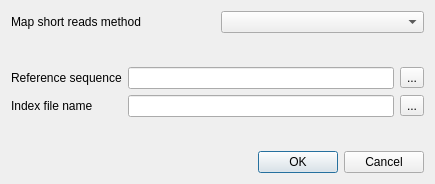
<?xml version="1.0" encoding="UTF-8"?>
<ui version="4.0">
 <class>BuildIndexFromRefDialog</class>
 <widget class="QDialog" name="BuildIndexFromRefDialog">
  <property name="geometry">
   <rect>
    <x>0</x>
    <y>0</y>
    <width>435</width>
    <height>184</height>
   </rect>
  </property>
  <property name="sizePolicy">
   <sizepolicy hsizetype="Minimum" vsizetype="Preferred">
    <horstretch>0</horstretch>
    <verstretch>0</verstretch>
   </sizepolicy>
  </property>
  <property name="windowTitle">
   <string>Build Index</string>
  </property>
  <layout class="QGridLayout" name="gridLayout_2">
   <property name="sizeConstraint">
    <enum>QLayout::SetMinAndMaxSize</enum>
   </property>
   <item row="0" column="0">
    <layout class="QVBoxLayout" name="verticalLayout">
     <property name="sizeConstraint">
      <enum>QLayout::SetMinAndMaxSize</enum>
     </property>
     <item>
      <layout class="QHBoxLayout" name="horizontalLayout_2">
       <property name="sizeConstraint">
        <enum>QLayout::SetMinAndMaxSize</enum>
       </property>
       <item>
        <widget class="QLabel" name="label_3">
         <property name="toolTip">
          <string>Select a method that would be used to align short reads.</string>
         </property>
         <property name="text">
          <string>Map short reads method</string>
         </property>
        </widget>
       </item>
       <item>
        <widget class="QComboBox" name="methodNamesBox">
         <property name="toolTip">
          <string>Select a method that would be used to align short reads.</string>
         </property>
        </widget>
       </item>
      </layout>
     </item>
     <item>
      <spacer name="topSpacer">
       <property name="orientation">
        <enum>Qt::Vertical</enum>
       </property>
       <property name="sizeHint" stdset="0">
        <size>
         <width>20</width>
         <height>1</height>
        </size>
       </property>
      </spacer>
     </item>
     <item>
      <layout class="QGridLayout" name="gridLayout">
       <property name="sizeConstraint">
        <enum>QLayout::SetMinAndMaxSize</enum>
       </property>
       <item row="0" column="0">
        <widget class="QLabel" name="label_2">
         <property name="toolTip">
          <string>Select a DNA sequence that would be used to align short reads to. This parameter is &lt;b&gt;required&lt;/b&gt;.</string>
         </property>
         <property name="text">
          <string>Reference sequence</string>
         </property>
        </widget>
       </item>
       <item row="0" column="1">
        <widget class="QLineEdit" name="refSeqEdit">
         <property name="toolTip">
          <string>Select a DNA sequence that would be used to align short reads to. This parameter is &lt;b&gt;required&lt;/b&gt;.</string>
         </property>
         <property name="readOnly">
          <bool>false</bool>
         </property>
        </widget>
       </item>
       <item row="0" column="2">
        <widget class="QToolButton" name="addRefButton">
         <property name="text">
          <string>...</string>
         </property>
        </widget>
       </item>
       <item row="1" column="0">
        <widget class="QLabel" name="label_4">
         <property name="toolTip">
          <string>Specify the index to build for the reference sequence. This parameter is &lt;b&gt;required&lt;/b&gt;.</string>
         </property>
         <property name="text">
          <string>Index file name</string>
         </property>
        </widget>
       </item>
       <item row="1" column="1">
        <widget class="QLineEdit" name="indexFileNameEdit">
         <property name="toolTip">
          <string>Specify the index to build for the reference sequence. This parameter is &lt;b&gt;required&lt;/b&gt;.</string>
         </property>
         <property name="readOnly">
          <bool>true</bool>
         </property>
        </widget>
       </item>
       <item row="1" column="2">
        <widget class="QToolButton" name="setIndexFileNameButton">
         <property name="text">
          <string>...</string>
         </property>
        </widget>
       </item>
      </layout>
     </item>
     <item>
      <spacer name="bottomSpacer">
       <property name="orientation">
        <enum>Qt::Vertical</enum>
       </property>
       <property name="sizeHint" stdset="0">
        <size>
         <width>409</width>
         <height>0</height>
        </size>
       </property>
      </spacer>
     </item>
    </layout>
   </item>
   <item row="1" column="0">
    <widget class="QDialogButtonBox" name="buttonBox">
     <property name="standardButtons">
      <set>QDialogButtonBox::Cancel|QDialogButtonBox::Ok</set>
     </property>
    </widget>
   </item>
  </layout>
 </widget>
 <resources/>
 <connections>
  <connection>
   <sender>buttonBox</sender>
   <signal>accepted()</signal>
   <receiver>BuildIndexFromRefDialog</receiver>
   <slot>accept()</slot>
   <hints>
    <hint type="sourcelabel">
     <x>217</x>
     <y>172</y>
    </hint>
    <hint type="destinationlabel">
     <x>217</x>
     <y>96</y>
    </hint>
   </hints>
  </connection>
  <connection>
   <sender>buttonBox</sender>
   <signal>rejected()</signal>
   <receiver>BuildIndexFromRefDialog</receiver>
   <slot>reject()</slot>
   <hints>
    <hint type="sourcelabel">
     <x>217</x>
     <y>172</y>
    </hint>
    <hint type="destinationlabel">
     <x>217</x>
     <y>96</y>
    </hint>
   </hints>
  </connection>
 </connections>
</ui>
